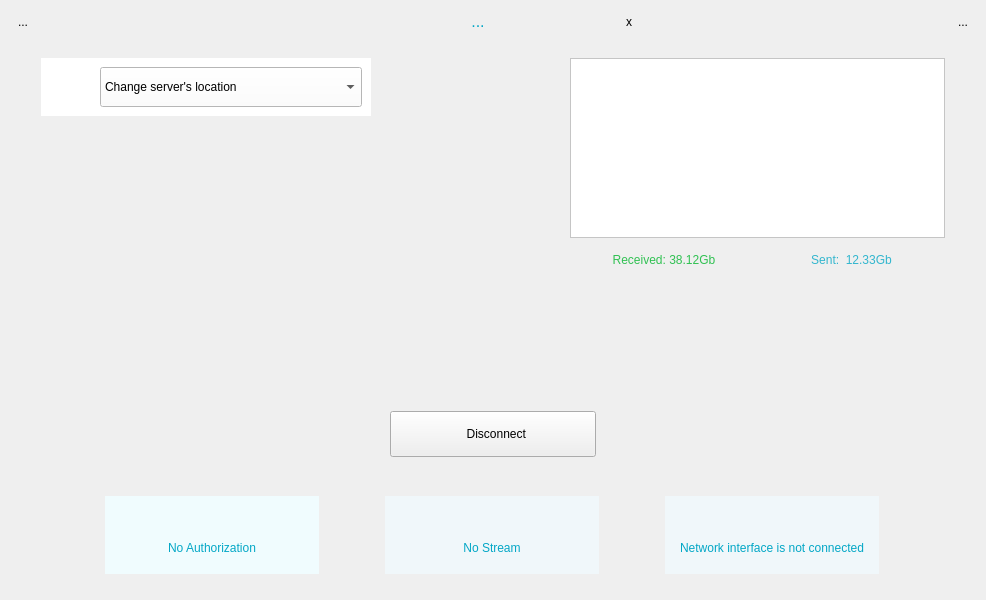
<?xml version="1.0" encoding="UTF-8"?>
<ui version="4.0">
 <class>DashboardHorBig</class>
 <widget class="QWidget" name="DashboardHorBig">
  <property name="geometry">
   <rect>
    <x>0</x>
    <y>0</y>
    <width>986</width>
    <height>600</height>
   </rect>
  </property>
  <property name="maximumSize">
   <size>
    <width>986</width>
    <height>600</height>
   </size>
  </property>
  <property name="windowTitle">
   <string>Form</string>
  </property>
  <property name="styleSheet">
   <string notr="true">#DashboardHorBig {
	background-image: url(:/pics/bg\@3x.png);
}</string>
  </property>
  <layout class="QHBoxLayout" name="horizontalLayout_17">
   <item>
    <layout class="QHBoxLayout" name="horizontalLayout_16">
     <item>
      <layout class="QVBoxLayout" name="verticalLayout_9">
       <item>
        <widget class="QToolButton" name="btHelp">
         <property name="styleSheet">
          <string notr="true"/>
         </property>
         <property name="text">
          <string>...</string>
         </property>
         <property name="icon">
          <iconset resource="../resources/KelvinVPN/main.qrc">
           <normaloff>:/pics/help_icon_noactive@2x.png</normaloff>
           <activeoff>:/pics/help_icon_active@2x.png</activeoff>
           <activeon>:/pics/help_icon_active@2x.png</activeon>
           <selectedoff>:/pics/help_icon_active@2x.png</selectedoff>
           <selectedon>:/pics/help_icon_active@2x.png</selectedon>:/pics/help_icon_noactive@2x.png</iconset>
         </property>
         <property name="iconSize">
          <size>
           <width>31</width>
           <height>31</height>
          </size>
         </property>
         <property name="autoRaise">
          <bool>true</bool>
         </property>
        </widget>
       </item>
       <item>
        <spacer name="verticalSpacer_6">
         <property name="orientation">
          <enum>Qt::Vertical</enum>
         </property>
         <property name="sizeHint" stdset="0">
          <size>
           <width>20</width>
           <height>40</height>
          </size>
         </property>
        </spacer>
       </item>
      </layout>
     </item>
     <item>
      <layout class="QVBoxLayout" name="verticalLayout_8">
       <item>
        <layout class="QHBoxLayout" name="horizontalLayout_3">
         <item>
          <spacer name="horizontalSpacer_2">
           <property name="orientation">
            <enum>Qt::Horizontal</enum>
           </property>
           <property name="sizeHint" stdset="0">
            <size>
             <width>198</width>
             <height>20</height>
            </size>
           </property>
          </spacer>
         </item>
         <item>
          <widget class="QWidget" name="bgUsername" native="true">
           <property name="minimumSize">
            <size>
             <width>255</width>
             <height>0</height>
            </size>
           </property>
           <property name="maximumSize">
            <size>
             <width>16777215</width>
             <height>37</height>
            </size>
           </property>
           <layout class="QHBoxLayout" name="horizontalLayout_4">
            <property name="spacing">
             <number>0</number>
            </property>
            <property name="leftMargin">
             <number>0</number>
            </property>
            <property name="topMargin">
             <number>0</number>
            </property>
            <property name="rightMargin">
             <number>0</number>
            </property>
            <property name="bottomMargin">
             <number>0</number>
            </property>
            <item>
             <layout class="QHBoxLayout" name="horizontalLayout_2">
              <property name="spacing">
               <number>0</number>
              </property>
              <item>
               <widget class="QLabel" name="lbMessage">
                <property name="sizePolicy">
                 <sizepolicy hsizetype="Expanding" vsizetype="Minimum">
                  <horstretch>0</horstretch>
                  <verstretch>0</verstretch>
                 </sizepolicy>
                </property>
                <property name="minimumSize">
                 <size>
                  <width>225</width>
                  <height>0</height>
                 </size>
                </property>
                <property name="maximumSize">
                 <size>
                  <width>16777215</width>
                  <height>37</height>
                 </size>
                </property>
                <property name="styleSheet">
                 <string notr="true">font: 16px;
color: rgb(4, 167, 198);
</string>
                </property>
                <property name="text">
                 <string>...</string>
                </property>
                <property name="alignment">
                 <set>Qt::AlignCenter</set>
                </property>
               </widget>
              </item>
              <item>
               <widget class="QToolButton" name="btMessageClose">
                <property name="sizePolicy">
                 <sizepolicy hsizetype="Minimum" vsizetype="Minimum">
                  <horstretch>0</horstretch>
                  <verstretch>0</verstretch>
                 </sizepolicy>
                </property>
                <property name="minimumSize">
                 <size>
                  <width>30</width>
                  <height>0</height>
                 </size>
                </property>
                <property name="maximumSize">
                 <size>
                  <width>16777215</width>
                  <height>37</height>
                 </size>
                </property>
                <property name="styleSheet">
                 <string notr="true"/>
                </property>
                <property name="text">
                 <string>x</string>
                </property>
                <property name="icon">
                 <iconset resource="../resources/common/common.qrc">
                  <normaloff>:/pics/close_icon@3x.png</normaloff>:/pics/close_icon@3x.png</iconset>
                </property>
                <property name="iconSize">
                 <size>
                  <width>42</width>
                  <height>42</height>
                 </size>
                </property>
                <property name="autoRaise">
                 <bool>true</bool>
                </property>
               </widget>
              </item>
             </layout>
            </item>
           </layout>
          </widget>
         </item>
         <item>
          <spacer name="horizontalSpacer_3">
           <property name="orientation">
            <enum>Qt::Horizontal</enum>
           </property>
           <property name="sizeHint" stdset="0">
            <size>
             <width>108</width>
             <height>20</height>
            </size>
           </property>
          </spacer>
         </item>
        </layout>
       </item>
       <item>
        <widget class="QLabel" name="spacerLabel">
         <property name="text">
          <string/>
         </property>
        </widget>
       </item>
       <item>
        <layout class="QHBoxLayout" name="horizontalLayout_15">
         <item>
          <layout class="QVBoxLayout" name="verticalLayout_3">
           <property name="spacing">
            <number>6</number>
           </property>
           <property name="topMargin">
            <number>0</number>
           </property>
           <item>
            <widget class="QWidget" name="bgServers" native="true">
             <property name="minimumSize">
              <size>
               <width>330</width>
               <height>0</height>
              </size>
             </property>
             <property name="maximumSize">
              <size>
               <width>330</width>
               <height>16777215</height>
              </size>
             </property>
             <property name="styleSheet">
              <string notr="true">background-color: rgb(255, 255, 255);</string>
             </property>
             <layout class="QVBoxLayout" name="verticalLayout">
              <item>
               <layout class="QHBoxLayout" name="horizontalLayout_6">
                <property name="spacing">
                 <number>0</number>
                </property>
                <item>
                 <widget class="QLabel" name="lbLocationFlag">
                  <property name="sizePolicy">
                   <sizepolicy hsizetype="Fixed" vsizetype="Fixed">
                    <horstretch>0</horstretch>
                    <verstretch>0</verstretch>
                   </sizepolicy>
                  </property>
                  <property name="minimumSize">
                   <size>
                    <width>50</width>
                    <height>30</height>
                   </size>
                  </property>
                  <property name="maximumSize">
                   <size>
                    <width>50</width>
                    <height>30</height>
                   </size>
                  </property>
                  <property name="styleSheet">
                   <string notr="true">padding-right: 10px;
background-color: rgb(255, 255, 255);</string>
                  </property>
                  <property name="text">
                   <string/>
                  </property>
                  <property name="pixmap">
                   <pixmap resource="../resources/common/common.qrc">:/country/ussr.png</pixmap>
                  </property>
                  <property name="scaledContents">
                   <bool>true</bool>
                  </property>
                 </widget>
                </item>
                <item>
                 <widget class="QComboBox" name="cbUpstream">
                  <property name="sizePolicy">
                   <sizepolicy hsizetype="Expanding" vsizetype="Minimum">
                    <horstretch>0</horstretch>
                    <verstretch>0</verstretch>
                   </sizepolicy>
                  </property>
                  <property name="minimumSize">
                   <size>
                    <width>0</width>
                    <height>40</height>
                   </size>
                  </property>
                  <property name="styleSheet">
                   <string notr="true"/>
                  </property>
                  <property name="editable">
                   <bool>false</bool>
                  </property>
                  <property name="currentText">
                   <string>Change server's location</string>
                  </property>
                  <item>
                   <property name="text">
                    <string>Change server's location</string>
                   </property>
                  </item>
                 </widget>
                </item>
               </layout>
              </item>
             </layout>
            </widget>
           </item>
           <item>
            <spacer name="verticalSpacer">
             <property name="orientation">
              <enum>Qt::Vertical</enum>
             </property>
             <property name="sizeHint" stdset="0">
              <size>
               <width>20</width>
               <height>40</height>
              </size>
             </property>
            </spacer>
           </item>
          </layout>
         </item>
         <item>
          <spacer name="horizontalSpacer">
           <property name="orientation">
            <enum>Qt::Horizontal</enum>
           </property>
           <property name="sizeHint" stdset="0">
            <size>
             <width>40</width>
             <height>20</height>
            </size>
           </property>
          </spacer>
         </item>
         <item>
          <layout class="QVBoxLayout" name="verticalLayout_2">
           <item>
            <widget class="QGraphicsView" name="graphicsView">
             <property name="minimumSize">
              <size>
               <width>375</width>
               <height>180</height>
              </size>
             </property>
             <property name="maximumSize">
              <size>
               <width>375</width>
               <height>180</height>
              </size>
             </property>
             <property name="styleSheet">
              <string notr="true">background-color: rgb(255,255,255);</string>
             </property>
             <property name="verticalScrollBarPolicy">
              <enum>Qt::ScrollBarAlwaysOff</enum>
             </property>
             <property name="horizontalScrollBarPolicy">
              <enum>Qt::ScrollBarAlwaysOff</enum>
             </property>
             <property name="interactive">
              <bool>false</bool>
             </property>
             <property name="renderHints">
              <set>QPainter::Antialiasing|QPainter::HighQualityAntialiasing|QPainter::TextAntialiasing</set>
             </property>
             <property name="viewportUpdateMode">
              <enum>QGraphicsView::FullViewportUpdate</enum>
             </property>
            </widget>
           </item>
           <item>
            <widget class="QWidget" name="bgStatistics" native="true">
             <property name="minimumSize">
              <size>
               <width>0</width>
               <height>31</height>
              </size>
             </property>
             <layout class="QHBoxLayout" name="horizontalLayout_5">
              <property name="spacing">
               <number>0</number>
              </property>
              <property name="leftMargin">
               <number>0</number>
              </property>
              <property name="topMargin">
               <number>0</number>
              </property>
              <property name="rightMargin">
               <number>0</number>
              </property>
              <property name="bottomMargin">
               <number>0</number>
              </property>
              <item>
               <layout class="QHBoxLayout" name="horizontalLayout_7">
                <property name="spacing">
                 <number>0</number>
                </property>
                <item>
                 <widget class="QLabel" name="lbReceived">
                  <property name="sizePolicy">
                   <sizepolicy hsizetype="Expanding" vsizetype="Minimum">
                    <horstretch>0</horstretch>
                    <verstretch>0</verstretch>
                   </sizepolicy>
                  </property>
                  <property name="maximumSize">
                   <size>
                    <width>16777215</width>
                    <height>31</height>
                   </size>
                  </property>
                  <property name="styleSheet">
                   <string notr="true">color: rgba(0, 181, 43, 0.8);;
font: 12px;</string>
                  </property>
                  <property name="text">
                   <string>Received: 38.12Gb</string>
                  </property>
                  <property name="alignment">
                   <set>Qt::AlignCenter</set>
                  </property>
                 </widget>
                </item>
                <item>
                 <widget class="QLabel" name="lbSent">
                  <property name="sizePolicy">
                   <sizepolicy hsizetype="Expanding" vsizetype="Minimum">
                    <horstretch>0</horstretch>
                    <verstretch>0</verstretch>
                   </sizepolicy>
                  </property>
                  <property name="minimumSize">
                   <size>
                    <width>0</width>
                    <height>31</height>
                   </size>
                  </property>
                  <property name="maximumSize">
                   <size>
                    <width>16777215</width>
                    <height>31</height>
                   </size>
                  </property>
                  <property name="styleSheet">
                   <string notr="true">color: rgba(3, 167, 198, 0.8);
font: 12px;</string>
                  </property>
                  <property name="text">
                   <string>Sent:  12.33Gb</string>
                  </property>
                  <property name="alignment">
                   <set>Qt::AlignCenter</set>
                  </property>
                 </widget>
                </item>
               </layout>
              </item>
             </layout>
            </widget>
           </item>
          </layout>
         </item>
        </layout>
       </item>
       <item>
        <spacer name="verticalSpacer_2">
         <property name="orientation">
          <enum>Qt::Vertical</enum>
         </property>
         <property name="sizeType">
          <enum>QSizePolicy::Maximum</enum>
         </property>
         <property name="sizeHint" stdset="0">
          <size>
           <width>20</width>
           <height>130</height>
          </size>
         </property>
        </spacer>
       </item>
       <item>
        <layout class="QHBoxLayout" name="horizontalLayout_14">
         <item>
          <layout class="QHBoxLayout" name="horizontalLayout_13"/>
         </item>
         <item>
          <layout class="QHBoxLayout" name="horizontalLayout_9">
           <item>
            <spacer name="horizontalSpacer_4">
             <property name="orientation">
              <enum>Qt::Horizontal</enum>
             </property>
             <property name="sizeHint" stdset="0">
              <size>
               <width>40</width>
               <height>20</height>
              </size>
             </property>
            </spacer>
           </item>
           <item>
            <widget class="QPushButton" name="btDisconnect">
             <property name="sizePolicy">
              <sizepolicy hsizetype="Minimum" vsizetype="Fixed">
               <horstretch>0</horstretch>
               <verstretch>0</verstretch>
              </sizepolicy>
             </property>
             <property name="minimumSize">
              <size>
               <width>206</width>
               <height>46</height>
              </size>
             </property>
             <property name="styleSheet">
              <string notr="true">QPushButton {
    border-radius: 23px;
	font: 19px Regular;
    background-color: rgb(240, 252, 254);
    color: #03A7C6;
    padding-left: 25px;
    image-position: left;
	image: url(:/pics/off_icon_noactive\@2x.png)
}

QPushButton:hover{
    background-color: #14B4DD;
	color: #fff;
	border: 1px solid #fff;
    padding-left: 25px;
    image-position: left;
	image: url(:/pics/off_icon_active\@2x.png)
} 
</string>
             </property>
             <property name="text">
              <string>  Disconnect</string>
             </property>
             <property name="iconSize">
              <size>
               <width>30</width>
               <height>19</height>
              </size>
             </property>
            </widget>
           </item>
           <item>
            <spacer name="horizontalSpacer_5">
             <property name="orientation">
              <enum>Qt::Horizontal</enum>
             </property>
             <property name="sizeHint" stdset="0">
              <size>
               <width>40</width>
               <height>20</height>
              </size>
             </property>
            </spacer>
           </item>
          </layout>
         </item>
        </layout>
       </item>
       <item>
        <spacer name="verticalSpacer_3">
         <property name="orientation">
          <enum>Qt::Vertical</enum>
         </property>
         <property name="sizeType">
          <enum>QSizePolicy::Expanding</enum>
         </property>
         <property name="sizeHint" stdset="0">
          <size>
           <width>867</width>
           <height>13</height>
          </size>
         </property>
        </spacer>
       </item>
       <item>
        <layout class="QHBoxLayout" name="horizontalLayout_12">
         <property name="spacing">
          <number>2</number>
         </property>
         <property name="leftMargin">
          <number>0</number>
         </property>
         <property name="rightMargin">
          <number>0</number>
         </property>
         <item>
          <widget class="QWidget" name="bgAuth" native="true">
           <property name="minimumSize">
            <size>
             <width>214</width>
             <height>78</height>
            </size>
           </property>
           <property name="maximumSize">
            <size>
             <width>214</width>
             <height>78</height>
            </size>
           </property>
           <property name="styleSheet">
            <string notr="true">background-color: rgb(240, 252, 254);</string>
           </property>
           <layout class="QVBoxLayout" name="verticalLayout_11">
            <item>
             <layout class="QHBoxLayout" name="horizontalLayout">
              <item>
               <spacer name="horizontalSpacer_6">
                <property name="orientation">
                 <enum>Qt::Horizontal</enum>
                </property>
                <property name="sizeHint" stdset="0">
                 <size>
                  <width>40</width>
                  <height>20</height>
                 </size>
                </property>
               </spacer>
              </item>
              <item>
               <layout class="QVBoxLayout" name="verticalLayout_4">
                <item>
                 <widget class="QLabel" name="lbAuthorization">
                  <property name="sizePolicy">
                   <sizepolicy hsizetype="Minimum" vsizetype="Minimum">
                    <horstretch>0</horstretch>
                    <verstretch>0</verstretch>
                   </sizepolicy>
                  </property>
                  <property name="minimumSize">
                   <size>
                    <width>15</width>
                    <height>15</height>
                   </size>
                  </property>
                  <property name="maximumSize">
                   <size>
                    <width>15</width>
                    <height>15</height>
                   </size>
                  </property>
                  <property name="styleSheet">
                   <string notr="true"/>
                  </property>
                  <property name="frameShape">
                   <enum>QFrame::NoFrame</enum>
                  </property>
                  <property name="lineWidth">
                   <number>0</number>
                  </property>
                  <property name="midLineWidth">
                   <number>0</number>
                  </property>
                  <property name="text">
                   <string/>
                  </property>
                  <property name="pixmap">
                   <pixmap resource="../resources/KelvinVPN/main.qrc">:/pics/point_red@3x.png</pixmap>
                  </property>
                  <property name="scaledContents">
                   <bool>true</bool>
                  </property>
                 </widget>
                </item>
               </layout>
              </item>
              <item>
               <spacer name="horizontalSpacer_7">
                <property name="orientation">
                 <enum>Qt::Horizontal</enum>
                </property>
                <property name="sizeHint" stdset="0">
                 <size>
                  <width>40</width>
                  <height>20</height>
                 </size>
                </property>
               </spacer>
              </item>
             </layout>
            </item>
            <item>
             <widget class="QLabel" name="lbAuthorizationText">
              <property name="sizePolicy">
               <sizepolicy hsizetype="Preferred" vsizetype="Minimum">
                <horstretch>0</horstretch>
                <verstretch>0</verstretch>
               </sizepolicy>
              </property>
              <property name="maximumSize">
               <size>
                <width>16777215</width>
                <height>50</height>
               </size>
              </property>
              <property name="font">
               <font>
                <pointsize>-1</pointsize>
                <weight>50</weight>
                <italic>false</italic>
                <bold>false</bold>
               </font>
              </property>
              <property name="styleSheet">
               <string notr="true">color: #03A7C6; 
font: 12px;</string>
              </property>
              <property name="text">
               <string>No Authorization</string>
              </property>
              <property name="alignment">
               <set>Qt::AlignCenter</set>
              </property>
              <property name="wordWrap">
               <bool>true</bool>
              </property>
             </widget>
            </item>
           </layout>
          </widget>
         </item>
         <item>
          <widget class="QWidget" name="bgStream" native="true">
           <property name="minimumSize">
            <size>
             <width>214</width>
             <height>78</height>
            </size>
           </property>
           <property name="maximumSize">
            <size>
             <width>214</width>
             <height>79</height>
            </size>
           </property>
           <property name="styleSheet">
            <string notr="true">background-color: rgb(240, 247, 250);</string>
           </property>
           <layout class="QVBoxLayout" name="verticalLayout_12">
            <item>
             <layout class="QHBoxLayout" name="horizontalLayout_8">
              <item>
               <spacer name="horizontalSpacer_8">
                <property name="orientation">
                 <enum>Qt::Horizontal</enum>
                </property>
                <property name="sizeHint" stdset="0">
                 <size>
                  <width>40</width>
                  <height>20</height>
                 </size>
                </property>
               </spacer>
              </item>
              <item>
               <layout class="QVBoxLayout" name="verticalLayout_5">
                <item>
                 <widget class="QLabel" name="lbStream">
                  <property name="sizePolicy">
                   <sizepolicy hsizetype="Minimum" vsizetype="Minimum">
                    <horstretch>0</horstretch>
                    <verstretch>0</verstretch>
                   </sizepolicy>
                  </property>
                  <property name="minimumSize">
                   <size>
                    <width>15</width>
                    <height>15</height>
                   </size>
                  </property>
                  <property name="maximumSize">
                   <size>
                    <width>15</width>
                    <height>15</height>
                   </size>
                  </property>
                  <property name="styleSheet">
                   <string notr="true"/>
                  </property>
                  <property name="frameShape">
                   <enum>QFrame::NoFrame</enum>
                  </property>
                  <property name="lineWidth">
                   <number>0</number>
                  </property>
                  <property name="midLineWidth">
                   <number>0</number>
                  </property>
                  <property name="text">
                   <string/>
                  </property>
                  <property name="pixmap">
                   <pixmap resource="../resources/KelvinVPN/main.qrc">:/pics/point_red@3x.png</pixmap>
                  </property>
                  <property name="scaledContents">
                   <bool>true</bool>
                  </property>
                 </widget>
                </item>
               </layout>
              </item>
              <item>
               <spacer name="horizontalSpacer_9">
                <property name="orientation">
                 <enum>Qt::Horizontal</enum>
                </property>
                <property name="sizeHint" stdset="0">
                 <size>
                  <width>40</width>
                  <height>20</height>
                 </size>
                </property>
               </spacer>
              </item>
             </layout>
            </item>
            <item>
             <widget class="QLabel" name="lbStreamText">
              <property name="sizePolicy">
               <sizepolicy hsizetype="Preferred" vsizetype="Minimum">
                <horstretch>0</horstretch>
                <verstretch>0</verstretch>
               </sizepolicy>
              </property>
              <property name="maximumSize">
               <size>
                <width>16777215</width>
                <height>50</height>
               </size>
              </property>
              <property name="font">
               <font>
                <pointsize>-1</pointsize>
                <weight>50</weight>
                <italic>false</italic>
                <bold>false</bold>
               </font>
              </property>
              <property name="styleSheet">
               <string notr="true">color: #03A7C6; 
font: 12px;</string>
              </property>
              <property name="text">
               <string notr="true">No Stream</string>
              </property>
              <property name="alignment">
               <set>Qt::AlignCenter</set>
              </property>
              <property name="wordWrap">
               <bool>true</bool>
              </property>
             </widget>
            </item>
           </layout>
          </widget>
         </item>
         <item>
          <widget class="QWidget" name="bgConnection" native="true">
           <property name="minimumSize">
            <size>
             <width>214</width>
             <height>78</height>
            </size>
           </property>
           <property name="maximumSize">
            <size>
             <width>214</width>
             <height>78</height>
            </size>
           </property>
           <property name="styleSheet">
            <string notr="true">background-color: rgb(240, 247, 250);</string>
           </property>
           <layout class="QVBoxLayout" name="verticalLayout_14">
            <item>
             <layout class="QHBoxLayout" name="horizontalLayout_11">
              <item>
               <spacer name="horizontalSpacer_12">
                <property name="orientation">
                 <enum>Qt::Horizontal</enum>
                </property>
                <property name="sizeHint" stdset="0">
                 <size>
                  <width>40</width>
                  <height>20</height>
                 </size>
                </property>
               </spacer>
              </item>
              <item>
               <layout class="QVBoxLayout" name="verticalLayout_7">
                <item>
                 <widget class="QLabel" name="lbTunnel">
                  <property name="sizePolicy">
                   <sizepolicy hsizetype="Minimum" vsizetype="Minimum">
                    <horstretch>0</horstretch>
                    <verstretch>0</verstretch>
                   </sizepolicy>
                  </property>
                  <property name="minimumSize">
                   <size>
                    <width>15</width>
                    <height>15</height>
                   </size>
                  </property>
                  <property name="maximumSize">
                   <size>
                    <width>15</width>
                    <height>15</height>
                   </size>
                  </property>
                  <property name="styleSheet">
                   <string notr="true"/>
                  </property>
                  <property name="frameShape">
                   <enum>QFrame::NoFrame</enum>
                  </property>
                  <property name="lineWidth">
                   <number>0</number>
                  </property>
                  <property name="midLineWidth">
                   <number>0</number>
                  </property>
                  <property name="text">
                   <string/>
                  </property>
                  <property name="pixmap">
                   <pixmap resource="../resources/KelvinVPN/main.qrc">:/pics/point_red@3x.png</pixmap>
                  </property>
                  <property name="scaledContents">
                   <bool>true</bool>
                  </property>
                 </widget>
                </item>
               </layout>
              </item>
              <item>
               <spacer name="horizontalSpacer_13">
                <property name="orientation">
                 <enum>Qt::Horizontal</enum>
                </property>
                <property name="sizeHint" stdset="0">
                 <size>
                  <width>40</width>
                  <height>20</height>
                 </size>
                </property>
               </spacer>
              </item>
             </layout>
            </item>
            <item>
             <widget class="QLabel" name="lbTunnelText">
              <property name="sizePolicy">
               <sizepolicy hsizetype="Preferred" vsizetype="Minimum">
                <horstretch>0</horstretch>
                <verstretch>0</verstretch>
               </sizepolicy>
              </property>
              <property name="maximumSize">
               <size>
                <width>16777215</width>
                <height>50</height>
               </size>
              </property>
              <property name="font">
               <font>
                <pointsize>-1</pointsize>
                <weight>50</weight>
                <italic>false</italic>
                <bold>false</bold>
               </font>
              </property>
              <property name="styleSheet">
               <string notr="true">color: #03A7C6; 
font: 12px;</string>
              </property>
              <property name="text">
               <string>Network interface is not connected</string>
              </property>
              <property name="alignment">
               <set>Qt::AlignCenter</set>
              </property>
              <property name="wordWrap">
               <bool>true</bool>
              </property>
             </widget>
            </item>
           </layout>
          </widget>
         </item>
        </layout>
       </item>
       <item>
        <spacer name="verticalSpacer_4">
         <property name="orientation">
          <enum>Qt::Vertical</enum>
         </property>
         <property name="sizeType">
          <enum>QSizePolicy::Fixed</enum>
         </property>
         <property name="sizeHint" stdset="0">
          <size>
           <width>20</width>
           <height>15</height>
          </size>
         </property>
        </spacer>
       </item>
      </layout>
     </item>
     <item>
      <layout class="QVBoxLayout" name="verticalLayout_10">
       <item>
        <widget class="QToolButton" name="btSettings">
         <property name="text">
          <string>...</string>
         </property>
         <property name="icon">
          <iconset resource="../resources/KelvinVPN/main.qrc">
           <normaloff>:/pics/settings_icon_noactive@2x.png</normaloff>
           <normalon>:/pics/settings_icon_active@2x.png</normalon>
           <disabledoff>:/pics/settings_icon_active@2x.png</disabledoff>
           <disabledon>:/pics/settings_icon_active@2x.png</disabledon>
           <activeoff>:/pics/settings_icon_active@2x.png</activeoff>
           <activeon>:/pics/settings_icon_active@2x.png</activeon>
           <selectedoff>:/pics/settings_icon_active@2x.png</selectedoff>
           <selectedon>:/pics/settings_icon_active@2x.png</selectedon>:/pics/settings_icon_noactive@2x.png</iconset>
         </property>
         <property name="iconSize">
          <size>
           <width>31</width>
           <height>31</height>
          </size>
         </property>
         <property name="autoRaise">
          <bool>true</bool>
         </property>
        </widget>
       </item>
       <item>
        <spacer name="verticalSpacer_7">
         <property name="orientation">
          <enum>Qt::Vertical</enum>
         </property>
         <property name="sizeHint" stdset="0">
          <size>
           <width>20</width>
           <height>40</height>
          </size>
         </property>
        </spacer>
       </item>
      </layout>
     </item>
    </layout>
   </item>
  </layout>
 </widget>
 <resources>
  <include location="../resources/common/common.qrc"/>
  <include location="../resources/common/common.qrc"/>
  <include location="../resources/KelvinVPN/main.qrc"/>
 </resources>
 <connections/>
</ui>
